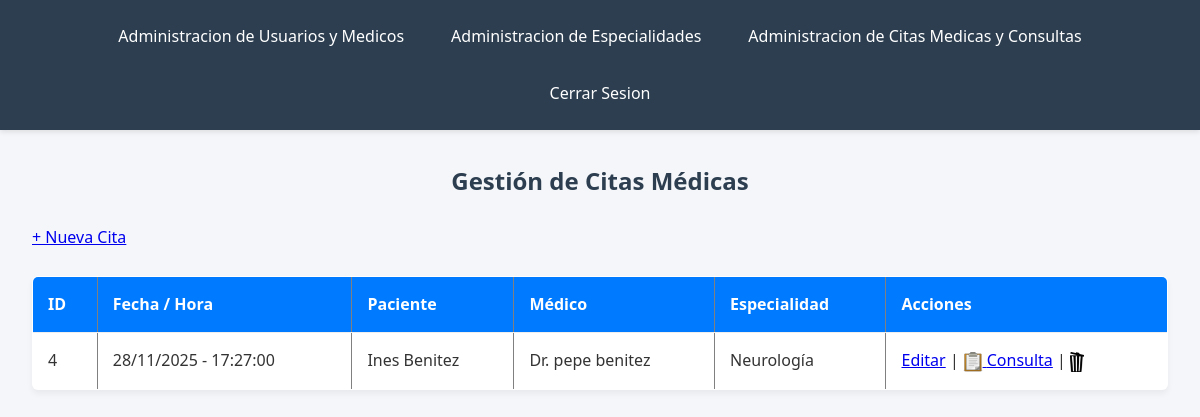
Screenshot of /admin_citas.php (signed in) with the database file from the repository.
### tables this page shows
CREATE TABLE `cita` (
  `id_cita` int(11) NOT NULL,
  `paciente_id` int(11) NOT NULL,
  `medico_id` int(11) NOT NULL,
  `especialidad_id` int(11) NOT NULL,
  `fecha` date NOT NULL,
  `hora` time NOT NULL,
  `motivo` text DEFAULT NULL
);

CREATE TABLE `paciente` (
  `id_paciente` int(11) NOT NULL,
  `nombre` varchar(100) NOT NULL,
  `apellidos` varchar(150) NOT NULL,
  `fecha_nacimiento` date NOT NULL,
  `direccion` varchar(255) DEFAULT NULL,
  `telefono` varchar(20) DEFAULT NULL,
  `email` varchar(120) DEFAULT NULL,
  `afecciones` text DEFAULT NULL,
  `fecha_registro` datetime DEFAULT current_timestamp()
);

CREATE TABLE `medico` (
  `id_medico` int(11) NOT NULL,
  `nombre` varchar(100) NOT NULL,
  `apellidos` varchar(150) NOT NULL,
  `especialidad_id` int(11) NOT NULL,
  `email` varchar(120) DEFAULT NULL,
  `telefono` varchar(20) DEFAULT NULL
);

CREATE TABLE `especialidad` (
  `id_especialidad` int(11) NOT NULL,
  `nombre` varchar(100) NOT NULL
);

### admin_citas.php (the view, shortened to what this page needs)
<?php
include("admin_header.php");
include("conexion_db.php");
?>
<h2>Gestión de Citas Médicas</h2>
<a href="admin_form_cita.php">+ Nueva Cita</a>
<br><br>
<table border="1">
    <thead>
        <tr>
            <th>ID</th>
            <th>Fecha / Hora</th>
            <th>Paciente</th>
            <th>Médico</th>
            <th>Especialidad</th>
            <th>Acciones</th>
        </tr>
    </thead>
    <tbody>
        <?php
        $query = "SELECT c.*,
                         p.nombre as p_nom, p.apellidos as p_ape,
                         m.nombre as m_nom, m.apellidos as m_ape,
                         e.nombre as especialidad
                  FROM cita c
                  LEFT JOIN paciente p ON c.paciente_id = p.id_paciente
                  LEFT JOIN medico m ON c.medico_id = m.id_medico
                  LEFT JOIN especialidad e ON c.especialidad_id = e.id_especialidad
                  ORDER BY c.fecha DESC, c.hora ASC";
        $result = mysqli_query($conexion, $query);
        while ($fila = mysqli_fetch_assoc($result)) {
            $fechaFormato = date("d/m/Y", strtotime($fila['fecha']));
        ?>
        <tr>
            <td><?php echo $fila['id_cita']; ?></td>
            <td><?php echo $fechaFormato . " - " . $fila['hora']; ?></td>
            <td><?php echo $fila['p_nom'] . " " . $fila['p_ape']; ?></td>
            <td>Dr. <?php echo $fila['m_nom'] . " " . $fila['m_ape']; ?></td>
            <td><?php echo $fila['especialidad']; ?></td>
            <td>
                <a href="admin_form_cita.php?id=<?php echo $fila['id_cita']; ?>">Editar</a> |
                <a href="admin_gestion_consulta.php?id_cita=<?php echo $fila['id_cita']; ?>"><img src="imgs/portapapeles.png" alt="Borrar" height="20"> Consulta</a> |
                     <a href="admin_citas.php?borrar_cita=<?php echo $fila['id_cita']; ?>"
                         onclick="return confirm('¿Borrar cita? Se eliminarán diagnósticos y recetas asociadas.');"><img src="imgs/papelera.png" alt="Borrar" height="20"></a>
            </td>
        </tr>
        <?php } ?>
    </tbody>
</table>

### css/estilo.css (style rules this page uses)
* { margin: 0; padding: 0; box-sizing: border-box; }
body { font-family: 'Segoe UI', Tahoma, Geneva, Verdana, sans-serif; background-color: #f4f6f9; color: #333333; line-height: 1.6; display: flex; flex-direction: column; min-height: 100vh; }
h1, h2, h3 { color: #2c3e50; margin-bottom: 1.5rem; text-align: center; }
table { width: 100%; border-collapse: collapse; background-color: #ffffff; box-shadow: 0 4px 6px rgba(0,0,0,0.05); margin-bottom: 2rem; border-radius: 6px; overflow: hidden; }
thead { background-color: #007bff; color: #ffffff; }
th, td { padding: 15px; text-align: left; border-bottom: 1px solid #eee; }
td img { vertical-align: middle; transition: transform 0.2s; }

### rows the page displays
cita: id_cita "4", fecha "28/11/2025", hora "17:27:00", paciente.nombre "Ines", paciente.apellidos "Benitez", medico.nombre "pepe", medico.apellidos "benitez", especialidad.nombre "Neurología"
